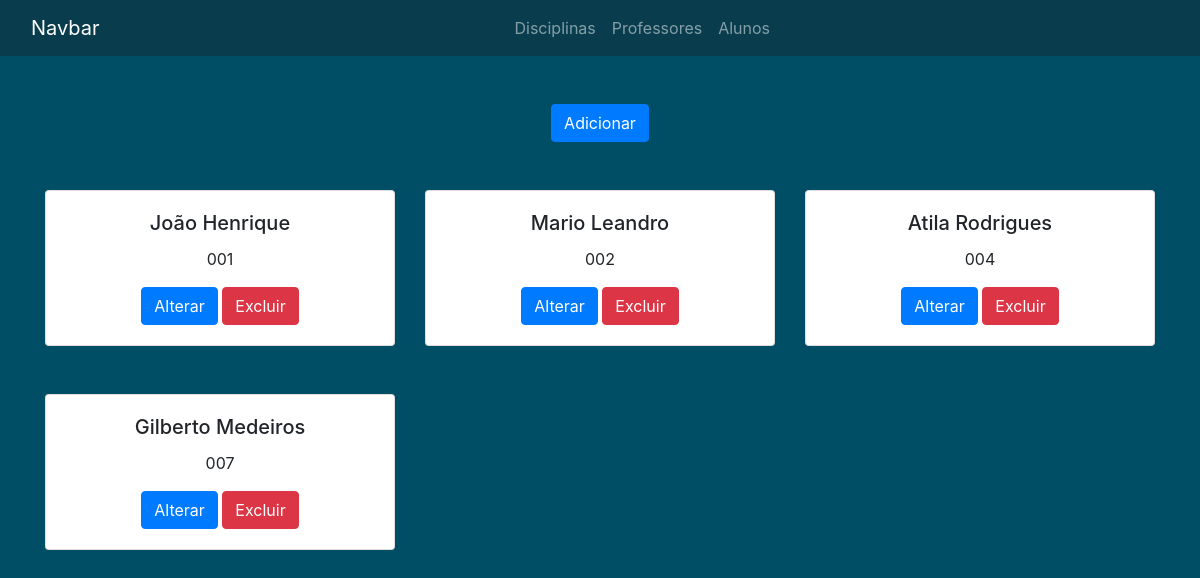
The app's page /pages/professores.php with its own data.
### tables this page shows
CREATE TABLE `professores` (
  `id` int(11) NOT NULL AUTO_INCREMENT,
  `codigo` varchar(3) NOT NULL,
  `nome` varchar(50) DEFAULT NULL,
  `cpf` varchar(11) NOT NULL,
  `dt_nascimento` date DEFAULT NULL,
  PRIMARY KEY (`id`),
  UNIQUE KEY `codigo` (`codigo`)
);

### database/professores/list.php (called while the page is built, shortened)
<?php
$pdo = require($_SERVER['DOCUMENT_ROOT'].'/sistema-academico/database/connect.php');
$sql = "SELECT * FROM professores group by codigo;";
$disciplinas = $pdo->query($sql);
return $disciplinas;

### pages/professores.php (the view, shortened to what this page needs)
<!DOCTYPE html>
<html lang="en">
<body>
  <div class="container-fluid text-center my-5">
    <button type="button" class="btn btn-primary " data-toggle="modal" data-target="#adicionar" data-whatever="@getbootstrap">Adicionar</button>
  </div>
  <div class="container ">
    <div class="row">
      <?php
      $list = require('../database/professores/list.php');
      foreach ($list as $key => $value) {
        echo
        '
        <div class="col-sm-4 mb-5">
          <div class="card">
            <div class="card-body text-center">
              <h5 class="card-title ">' . $value['nome'] . '</h5>
              <p class="card-text">' . $value['codigo'] . '</p>
              <input type="button" class="btn btn-primary" value="Alterar" onclick="alterModal(`' . $value['codigo'] . '`, `' . $value['nome'] . '`, `' . $value['cpf'] . '`, `' . $value['dt_nascimento'] . '`, `' . $value['id'] . '`)" data-toggle="modal" data-target="#update-modal" data-whatever="@getbootstrap"></input>
              <input type="button" class="btn btn-danger" value="Excluir" onclick="deleteProf(`' . $value['id'] . '`, `' . $value['nome'] . '`)"></input>
            </div>
          </div>
        </div>';
      };
      ?>
    </div>
  </div>
</body>
</html>

### assets/styles/style.css (style rules this page uses)
body { background: #004E66; }
nav { background: #093D4E; }

### records on screen
professores: nome "João Henrique", codigo "001"
professores: nome "Mario Leandro", codigo "002"
professores: nome "Atila Rodrigues", codigo "004"
professores: nome "Gilberto Medeiros", codigo "007"
